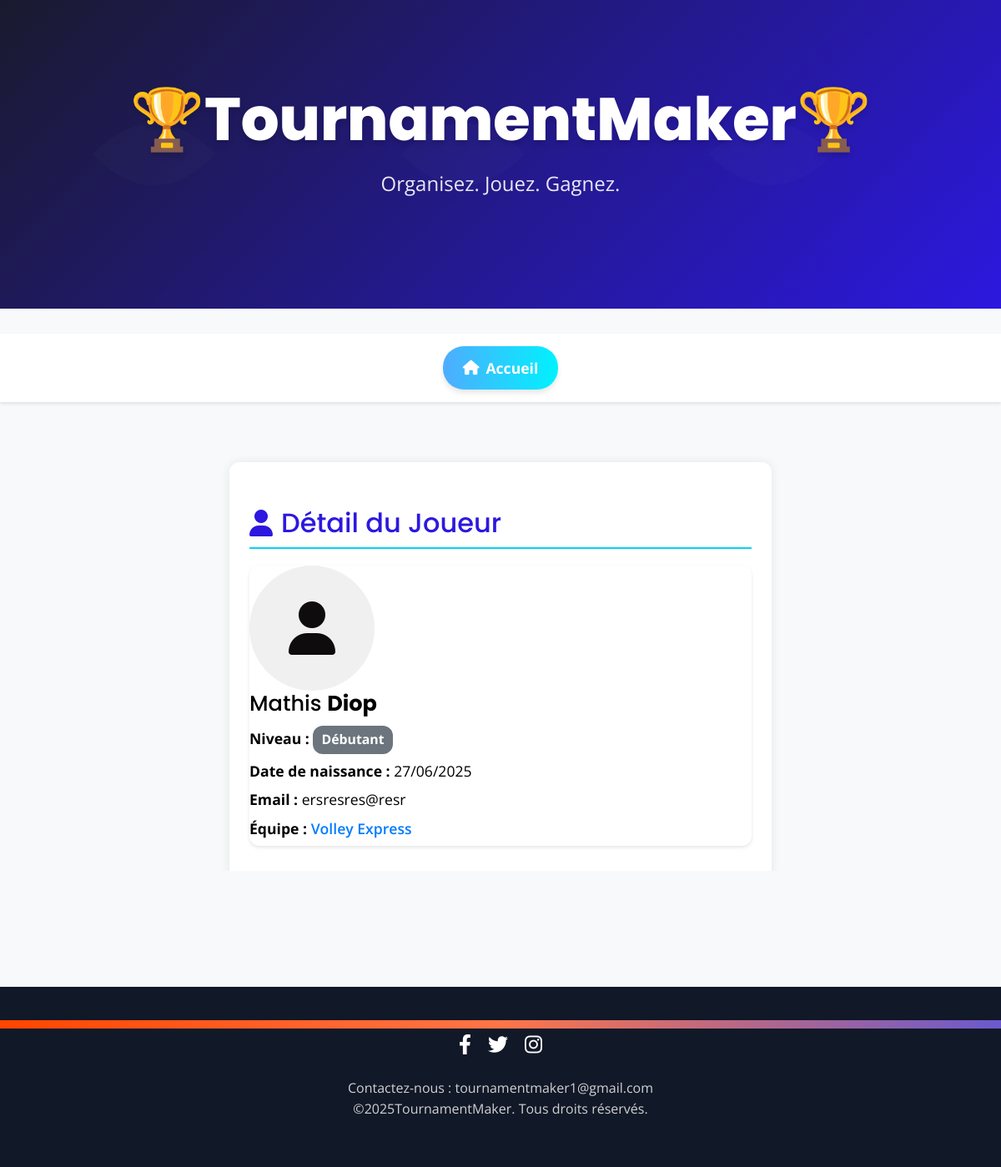
/TournamentMaker/tournoi-au-louvre/players/4652/, run on the app's committed database.
### TournamentMaker/models.py (models this page shows, shortened)
class Player(models.Model):
    LEVEL_CHOICES = [
        (1, 'Débutant'),
        (2, 'Intermédiaire'),
        (3, 'Avancé'),
        (4, 'Expert'),
        (5, 'Maître'),
    ]
    first_name = models.CharField(max_length=100)
    last_name = models.CharField(max_length=100)
    birth_date = models.DateField(null=True, blank=True)
    level = models.IntegerField(choices=LEVEL_CHOICES)
    team = models.ForeignKey(Team, on_delete=models.CASCADE, related_name='players')
    email = models.EmailField(blank=True, null=True)

class Team(models.Model):
    name = models.CharField(max_length=100)
    tournament = models.ForeignKey(Tournament, on_delete=models.CASCADE, related_name='teams')
    captain = models.OneToOneField('UserProfile', on_delete=models.CASCADE, related_name='captained_team', null=True, blank=True)
    pool = models.ForeignKey('Pool', on_delete=models.SET_NULL, null=True, blank=True, related_name='teams')

### TournamentMaker/views.py (the view)
# urls.py: path('<slug:tournament_slug>/players/<int:pk>/', views.player_detail, name='player_detail'),
def player_detail(request, tournament_slug, pk):
    tournament = get_object_or_404(Tournament, slug=tournament_slug)
    player = get_object_or_404(Player, pk=pk, team__tournament=tournament)
    return render(request, 'players_detail.html', {
        'player': player,
        'tournament_slug': tournament_slug,
    })

### TournamentMaker/context_processors.py (called while the page is built)
def hide_inscription_button(request):
    try:
        tournament_id = request.session.get('selected_tournament_id')
        if not tournament_id:
            return {'hide_inscription': False}
        tournoi = Tournament.objects.get(id=tournament_id)
        is_full = tournoi.teams.count() >= tournoi.max_teams
        is_over = tournoi.end_date < date.today()
        return {'hide_inscription': is_full or is_over}
    except:
        return {'hide_inscription': False}

def selected_tournament(request):
    selected_id = request.session.get('selected_tournament_id')
    if selected_id:
        try:
            tournoi = Tournament.objects.get(id=selected_id)
            return {'selected_tournament_slug': tournoi.slug}
        except Tournament.DoesNotExist:
            pass
    return {'selected_tournament_slug': None}

### TournamentMaker/templates/players_detail.html (shortened to what this page needs)
{% extends "base_generic.html" %}
{% block content %}
<div class="player-detail animate__animated animate__fadeIn">
  <h2 class="section-title"><i class="fas fa-user"></i> Détail du Joueur</h2>
  <div class="player-card">
    <div class="player-photo">
      {% if player.photo %}
        <img src="{{ player.photo.url }}" alt="{{ player.first_name }} {{ player.last_name }}">
      {% else %}
        <div class="default-avatar-large">
          <i class="fas fa-user"></i>
        </div>
      {% endif %}
    </div>
    <div class="player-info-detail">
      <h3>{{ player.first_name }} <strong>{{ player.last_name }}</strong></h3>
      <p>
        <strong>Niveau :</strong>
        <span class="badge-level badge-level-{{ player.level }}">
          {{ player.get_level_display }}
        </span>
      </p>
      <p><strong>Date de naissance :</strong> {{ player.birth_date|date:"d/m/Y" }}</p>
      <p><strong>Email :</strong> {{ player.email|default:"Non renseigné" }}</p>
      <p><strong>Équipe :</strong>
        {% if player.team %}
<a href="{% url 'team_detail' tournament_slug player.team.id %}" class="team-link">
            {{ player.team.name }}
          </a>
        {% else %}
          Non affilié
        {% endif %}
      </p>
    </div>
  </div>
  <p>
  <a href="{{ request.META.HTTP_REFERER|default:'#' }}" class="back-link">
  </a>
</p>
</div>
{% endblock %}

### TournamentMaker/static/css/styles.css (style rules this page uses)
:root { --primary-color: #2c18df; --secondary-color: #04d3f7; --accent-color: #FF4500; --dark-color: #1a1a2e; --light-color: #f8f9fa; --text-color: #faf8f8; --shadow-sm: 0 2px 4px rgba(0, 0, 0, 0.1); --shadow-md: 0 4px 6px rgba(0, 0, 0, 0.15); --shadow-lg: 0 10px 15px rgba(0, 0, 0, 0.2); }
body { font-family: 'Open Sans', sans-serif; color: var(--text-color); background-color: var(--light-color); margin: 0; padding: 0; line-height: 1.6; }
h1, h2, h3, h4, h5, h6 { font-family: 'Poppins', sans-serif; }
.section-title { color: var(--primary-color); border-bottom: 2px solid var(--secondary-color); padding-bottom: 10px; display: flex; align-items: center; gap: 10px; }
.player-card { background: white; border-radius: 12px; overflow: hidden; box-shadow: var(--shadow-sm); transition: all 0.3s; text-decoration: none; color: var(--text-color); display: block; }
body { font-family: 'Poppins', sans-serif; background-color: #f4f6f9; color: #2c3e50; margin: 0; padding: 0; }
.section-title { color: var(--primary-color); border-bottom: 2px solid var(--secondary-color); padding-bottom: 10px; display: flex; align-items: center; gap: 10px; text-align: left; font-size: 2rem; margin-bottom: 20px; }
.player-detail { max-width: 650px; margin: 2rem auto; padding: 1.5rem; background: #fff; border-radius: 12px; box-shadow: 0 0 12px rgba(0, 0, 0, 0.08); }
.player-photo img, .default-avatar-large { width: 150px; height: 150px; border-radius: 50%; object-fit: cover; background: #f0f0f0; display: flex; justify-content: center; align-items: center; font-size: 4rem; color: #0e0c0c; }
.player-info-detail h3 { margin: 0 0 0.7rem; font-size: 1.6rem; color: black; }
.player-info-detail p { margin: 0.4rem 0; font-size: 1.1rem; color: black; }
.team-link { color: #007bff; text-decoration: none; font-weight: 600; }
.back-link { display: inline-block; margin-top: 2rem; font-weight: 500; color: #444; text-decoration: none; }
h2 { margin-top: 30px; border-bottom: 1px solid #ccc; padding-bottom: 5px; color: black; }

### TournamentMaker/templates/players_detail.html (style rules this page uses)
.badge-level { display: inline-block; padding: 4px 10px; border-radius: 12px; color: white; font-weight: bold; font-size: 0.9em; }
.badge-level-1 { background-color: #6c757d; }

### data on the page
Player: first_name "Mathis", last_name "Diop", level "Débutant", birth_date "27/06/2025", email "ersresres@resr", team.name "Volley Express"
